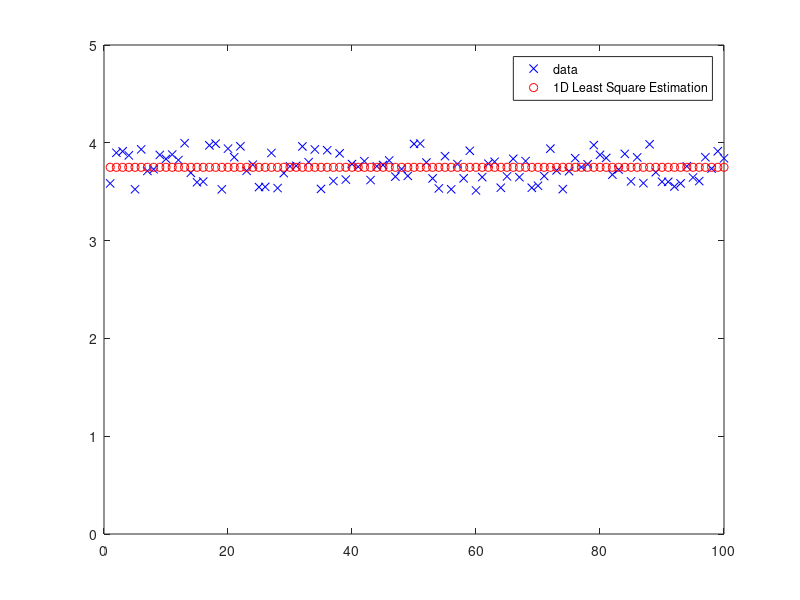

Here is the MATLAB script that generated this plot:
close all; 
clear all; 



% generate random data 
data = rand(1, 100)/2 + 3.5;

% plot the generated data
figure(1); 
plot(data, 'bx');
axis ([0 100 0 5]);
hold on; 

% apply the least square solution for 1-D
c_prev = 0; 
c_est  = 0; 

for i=1:length(data)
  c_est = c_prev + 1/i*(data(i) - c_prev)  
  c_prev = c_est; 
endfor


x_value = 1:100; 
plot(x_value, c_est, 'ro'); 

legend("data", "1D Least Square Estimation"); 
